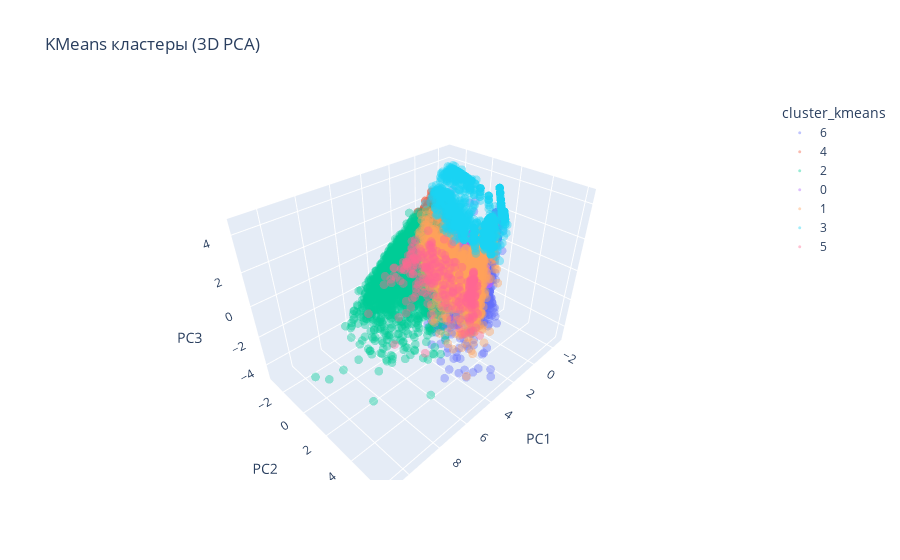

The code cell stored with this chart in its notebook:
### Code cell
import pandas as pd
import plotly.express as px

pca_df = pd.DataFrame(X_pca[:, :3], columns=['PC1', 'PC2', 'PC3'])
pca_df['cluster_kmeans'] = user_features['cluster_kmeans'].astype(str)

sample = pca_df.sample(n=min(30000, len(pca_df)), random_state=42)

fig = px.scatter_3d(
    sample,
    x='PC1', y='PC2', z='PC3',
    color='cluster_kmeans',
    opacity=0.4,
    title="KMeans кластеры (3D PCA)",
)
fig.update_traces(marker=dict(size=3))
fig.show()

### Figure 1 — Plotly figure (JSON) as saved in the notebook; plotly's stock layout.template omitted (floating-point values rounded to 4 significant figures; data arrays with more than 128 entries replaced by an {"elided": "..."} marker saying what was removed)
{"data": [{"hovertemplate": "cluster_kmeans=6<br>PC1=%{x}<br>PC2=%{y}<br>PC3=%{z}<extra></extra>", "legendgroup": "6", "marker": {"color": "#636efa", "opacity": 0.4, "size": 3, "symbol": "circle"}, "mode": "markers", "name": "6", "scene": "scene", "showlegend": true, "type": "scatter3d", "x": {"elided": "3656 float values"}, "y": {"elided": "3656 float values"}, "z": {"elided": "3656 float values"}}, {"hovertemplate": "cluster_kmeans=4<br>PC1=%{x}<br>PC2=%{y}<br>PC3=%{z}<extra></extra>", "legendgroup": "4", "marker": {"color": "#EF553B", "opacity": 0.4, "size": 3, "symbol": "circle"}, "mode": "markers", "name": "4", "scene": "scene", "showlegend": true, "type": "scatter3d", "x": {"elided": "8298 float values"}, "y": {"elided": "8298 float values"}, "z": {"elided": "8298 float values"}}, {"hovertemplate": "cluster_kmeans=2<br>PC1=%{x}<br>PC2=%{y}<br>PC3=%{z}<extra></extra>", "legendgroup": "2", "marker": {"color": "#00cc96", "opacity": 0.4, "size": 3, "symbol": "circle"}, "mode": "markers", "name": "2", "scene": "scene", "showlegend": true, "type": "scatter3d", "x": {"elided": "4155 float values"}, "y": {"elided": "4155 float values"}, "z": {"elided": "4155 float values"}}, {"hovertemplate": "cluster_kmeans=0<br>PC1=%{x}<br>PC2=%{y}<br>PC3=%{z}<extra></extra>", "legendgroup": "0", "marker": {"color": "#ab63fa", "opacity": 0.4, "size": 3, "symbol": "circle"}, "mode": "markers", "name": "0", "scene": "scene", "showlegend": true, "type": "scatter3d", "x": {"elided": "8178 float values"}, "y": {"elided": "8178 float values"}, "z": {"elided": "8178 float values"}}, {"hovertemplate": "cluster_kmeans=1<br>PC1=%{x}<br>PC2=%{y}<br>PC3=%{z}<extra></extra>", "legendgroup": "1", "marker": {"color": "#FFA15A", "opacity": 0.4, "size": 3, "symbol": "circle"}, "mode": "markers", "name": "1", "scene": "scene", "showlegend": true, "type": "scatter3d", "x": {"elided": "2345 float values"}, "y": {"elided": "2345 float values"}, "z": {"elided": "2345 float values"}}, {"hovertemplate": "cluster_kmeans=3<br>PC1=%{x}<br>PC2=%{y}<br>PC3=%{z}<extra></extra>", "legendgroup": "3", "marker": {"color": "#19d3f3", "opacity": 0.4, "size": 3, "symbol": "circle"}, "mode": "markers", "name": "3", "scene": "scene", "showlegend": true, "type": "scatter3d", "x": {"elided": "3065 float values"}, "y": {"elided": "3065 float values"}, "z": {"elided": "3065 float values"}}, {"hovertemplate": "cluster_kmeans=5<br>PC1=%{x}<br>PC2=%{y}<br>PC3=%{z}<extra></extra>", "legendgroup": "5", "marker": {"color": "#FF6692", "opacity": 0.4, "size": 3, "symbol": "circle"}, "mode": "markers", "name": "5", "scene": "scene", "showlegend": true, "type": "scatter3d", "x": {"elided": "303 float values"}, "y": {"elided": "303 float values"}, "z": {"elided": "303 float values"}}], "layout": {"legend": {"title": {"text": "cluster_kmeans"}, "tracegroupgap": 0}, "scene": {"domain": {"x": [0, 1], "y": [0, 1]}, "xaxis": {"title": {"text": "PC1"}}, "yaxis": {"title": {"text": "PC2"}}, "zaxis": {"title": {"text": "PC3"}}}, "title": {"text": "KMeans кластеры (3D PCA)"}}}
